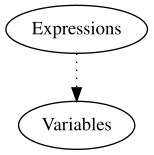

Source code (Python):
from pydot import Dot, Node, Edge

# Create graph
roadmap = Dot("roadmap")

# Create nodes
roadmap.add_node(Node(name="expressions", label="Expressions"))
roadmap.add_node(Node(name="variables", label="Variables"))

# Create edges
roadmap.add_edge(Edge(src="expressions", dst="variables", style="dotted"))

# Export svg
roadmap.write_svg("roadmap.svg")
